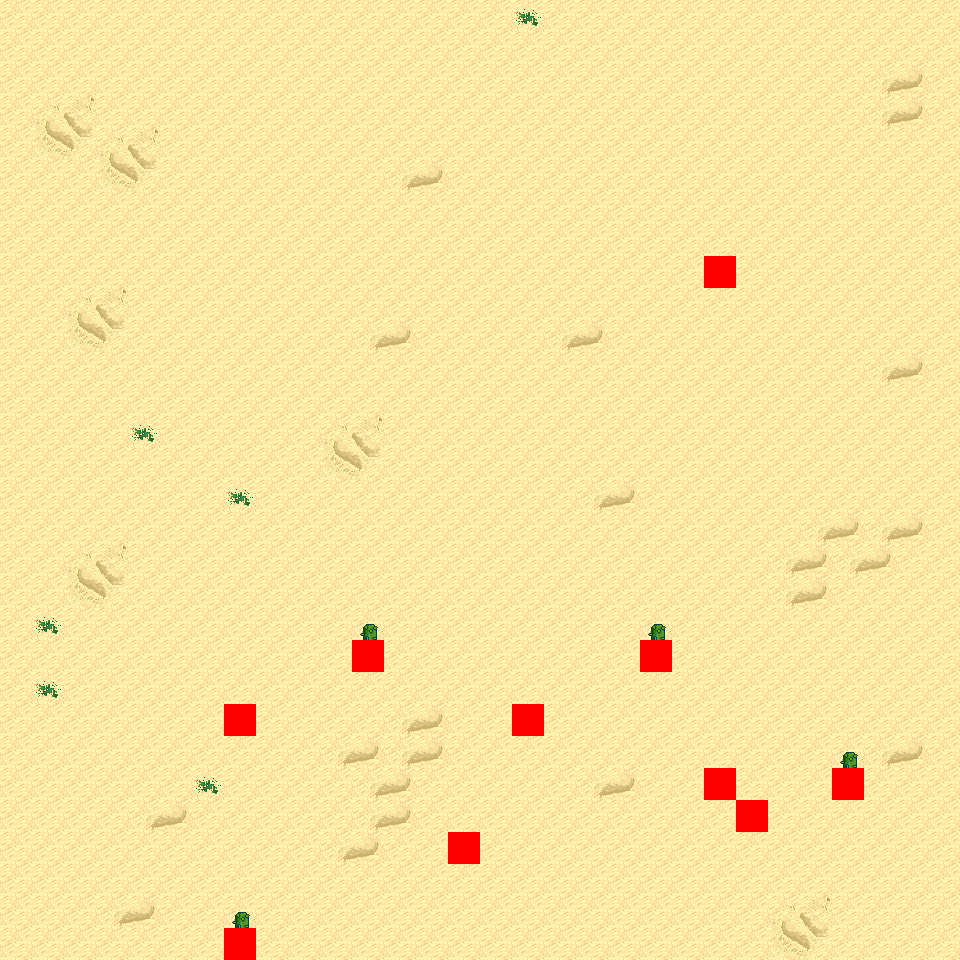

Tiled map render using the project's own tile images. Description and the map definition, with tile-layer contents summarised, below:
An orthogonal 30x30 tile map with 32x32 px tiles, 6 tile layers (Ground, Object, Object2, Above, ...), 6 tilesets and 5 objects (5x mapExit).

<map version="1.0" orientation="orthogonal" renderorder="right-down" width="30" height="30" tilewidth="32" tileheight="32" nextobjectid="6">
  <tileset firstgid="1" name="tileset_logic_collision" tilewidth="32" tileheight="32" tilecount="1" columns="1">
    <image source="../drawable/tileset_logic_collision.png" width="32" height="32" />
  </tileset>
  <tileset firstgid="2" name="tileset_terrain_desert" tilewidth="32" tileheight="32" tilecount="88" columns="8">
    <image source="../drawable/tileset_terrain_desert.png" width="256" height="352" />
  </tileset>
  <tileset firstgid="90" name="tileset_ground_sand_2" tilewidth="32" tileheight="32" tilecount="15" columns="5">
    <image source="../drawable/tileset_ground_sand_2.png" width="160" height="96" />
  </tileset>
  <tileset firstgid="105" name="tileset_plant_cactus_2" tilewidth="32" tileheight="32" tilecount="10" columns="5">
    <image source="../drawable/tileset_plant_cactus_2.png" width="160" height="64" />
  </tileset>
  <tileset firstgid="115" name="tileset_plant_round_cactuses" tilewidth="32" tileheight="32" tilecount="20" columns="10">
    <image source="../drawable/tileset_plant_round_cactuses.png" width="320" height="64" />
  </tileset>
  <tileset firstgid="135" name="tileset_plant_cactus" tilewidth="32" tileheight="32" tilecount="2" columns="1">
    <image source="../drawable/tileset_plant_cactus.png" width="32" height="64" />
  </tileset>
  <layer name="Ground" width="30" height="30">
    <data>[900 cells, 900 non-empty, 9 distinct tile ids]</data>
  </layer>
  <layer name="Object" width="30" height="30">
    <data>[900 cells, 9 non-empty, 2 distinct tile ids]</data>
  </layer>
  <layer name="Object2" width="30" height="30">
    <data>[900 cells, 0 non-empty, 0 distinct tile ids]</data>
  </layer>
  <layer name="Above" width="30" height="30">
    <data>[900 cells, 4 non-empty, 1 distinct tile ids]</data>
  </layer>
  <layer name="Above2" width="30" height="30">
    <data>[900 cells, 0 non-empty, 0 distinct tile ids]</data>
  </layer>
  <layer name="Walkable" width="30" height="30">
    <data>[900 cells, 10 non-empty, 1 distinct tile ids]</data>
  </layer>
  <objectgroup name="MapEvents">
    <object id="1" name="north" type="mapExit" x="0" y="0" width="960" height="32">
      <properties>
        <property name="map" value="level_0_x20_y112" />
        <property name="x" value="0" />
        <property name="y" value="28" />
      </properties>
    </object>
    <object id="2" name="south" type="mapExit" x="0" y="928" width="224" height="32">
      <properties>
        <property name="map" value="level_0_x20_y114" />
        <property name="x" value="0" />
        <property name="y" value="1" />
      </properties>
    </object>
    <object id="3" name="south2" type="mapExit" x="256" y="928" width="704" height="32">
      <properties>
        <property name="map" value="level_0_x20_y114" />
        <property name="x" value="8" />
        <property name="y" value="1" />
      </properties>
    </object>
    <object id="4" name="west" type="mapExit" x="0" y="0" width="32" height="960">
      <properties>
        <property name="map" value="level_0_x19_y113" />
        <property name="x" value="28" />
        <property name="y" value="0" />
      </properties>
    </object>
    <object id="5" name="east" type="mapExit" x="928" y="0" width="32" height="960">
      <properties>
        <property name="map" value="level_0_x21_y113" />
        <property name="x" value="1" />
        <property name="y" value="0" />
      </properties>
    </object>
  </objectgroup>
</map>
